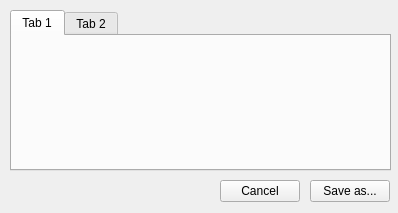
<?xml version="1.0" encoding="UTF-8"?>
<ui version="4.0">
 <class>Slicer</class>
 <widget class="QWidget" name="Slicer">
  <property name="geometry">
   <rect>
    <x>0</x>
    <y>0</y>
    <width>398</width>
    <height>213</height>
   </rect>
  </property>
  <property name="windowTitle">
   <string>Form</string>
  </property>
  <widget class="QPushButton" name="pushButton_2">
   <property name="geometry">
    <rect>
     <x>220</x>
     <y>180</y>
     <width>80</width>
     <height>22</height>
    </rect>
   </property>
   <property name="text">
    <string>Cancel</string>
   </property>
  </widget>
  <widget class="QPushButton" name="pushButton">
   <property name="geometry">
    <rect>
     <x>310</x>
     <y>180</y>
     <width>80</width>
     <height>22</height>
    </rect>
   </property>
   <property name="text">
    <string>Save as...</string>
   </property>
  </widget>
  <widget class="QTabWidget" name="tabWidget">
   <property name="geometry">
    <rect>
     <x>10</x>
     <y>10</y>
     <width>381</width>
     <height>161</height>
    </rect>
   </property>
   <property name="currentIndex">
    <number>0</number>
   </property>
   <widget class="QWidget" name="tab">
    <attribute name="title">
     <string>Tab 1</string>
    </attribute>
   </widget>
   <widget class="QWidget" name="tab_2">
    <attribute name="title">
     <string>Tab 2</string>
    </attribute>
   </widget>
  </widget>
 </widget>
 <resources/>
 <connections/>
</ui>
